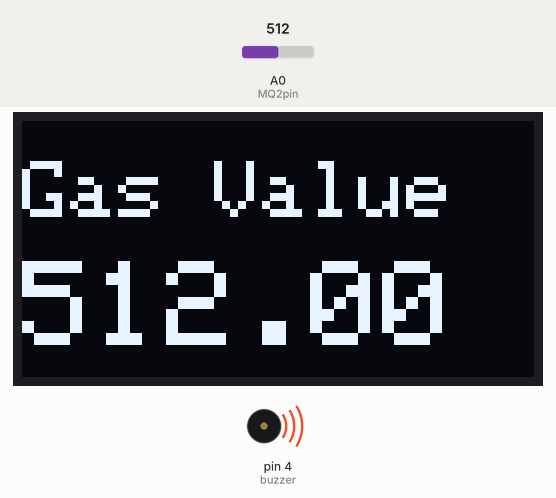
Recording of a sketch running on a simulated Arduino Uno, built with avr-gcc and run on an emulated ATmega328P. Parts: 128×64 one-colour display, buzzer (waves = sounding, pin HIGH). The inputs (shaded band) are chosen by the test bench; at power-on: A0 (MQ2pin) = 512. What the sketch prints to the serial monitor is not drawn.

Above: at 22.1 s.
Timing chart, 0 to 23.6 s (numbered marks = the images above):
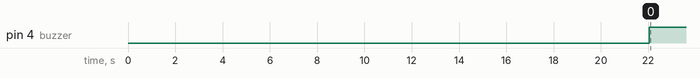

The sketch:

MQ2_Sensor_with_Arduino.ino
```cpp
#include <Adafruit_GFX.h>
#include <Adafruit_SSD1306.h>

#define SCREEN_WIDTH 128 // OLED display width, in pixels
#define SCREEN_HEIGHT 64 // OLED display height, in pixels

// Declaration for an SSD1306 display connected to I2C (SDA, SCL pins)
#define OLED_RESET     -1 // Reset pin # (or -1 if sharing Arduino reset pin)
Adafruit_SSD1306 display(SCREEN_WIDTH, SCREEN_HEIGHT, &Wire, OLED_RESET);


#define MQ2pin A0
float sensorValue;  //variable to store sensor value
int buzzer=4;
void setup() {
  Serial.begin(9600); // sets the serial port to 9600
  pinMode(buzzer,OUTPUT);
  display.begin(SSD1306_SWITCHCAPVCC, 0x3C);
  delay(2000);
  display.clearDisplay();
  display.setTextColor(WHITE);
  delay(10);
  Serial.println("MQ2 warming up!");
  delay(20000); // allow the MQ2 to warm up
}

void loop() {
  sensorValue = analogRead(MQ2pin); // read analog input pin 0
  Serial.print("Sensor Value: ");
  Serial.println(sensorValue);
  if(sensorValue>300)
  {
    digitalWrite(buzzer,HIGH);
    }
  else
  {
      digitalWrite(buzzer,LOW);
    }
  display.clearDisplay();
  display.setTextSize(2);
  display.setCursor(0, 10);
  display.print("Gas Value");
  display.setTextSize(3);
  display.setCursor(0, 35);
  display.print(sensorValue);
  display.display();
  delay(2000); // wait 2s for next reading
}
```

Measured:
- by itself, pin 4 (buzzer): LOW → HIGH at 22.0 s
